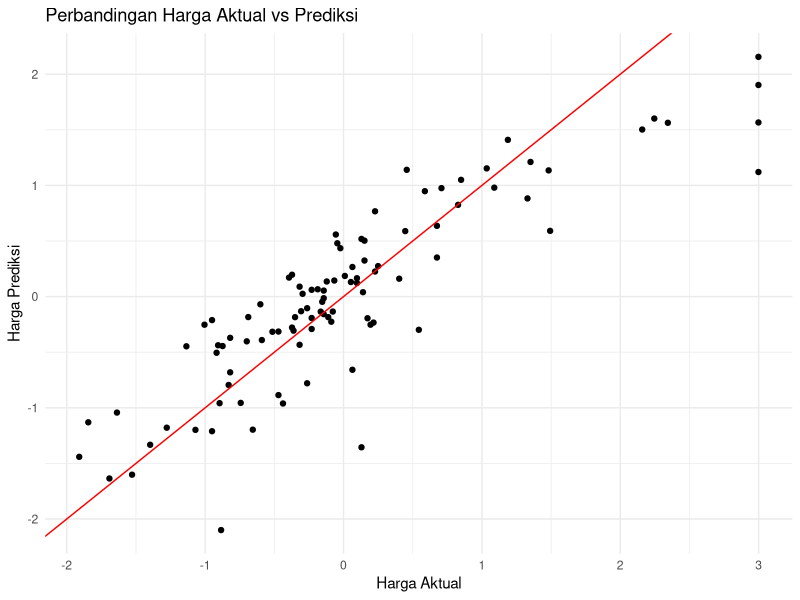

The R script that drew this image:
## ---- chunk 1
knitr::opts_chunk$set(echo = TRUE, eval=TRUE, warning=FALSE, message=FALSE, comment=NA, fig.align='center')
## ---- chunk 2
library(knitr)

tabel1 <- data.frame(
  Fitur = c("crim", "zn", "indus", "chas", "nox", "rm", "age",
            "dis", "rad", "tax", "ptratio", "black", "lstat", "medv"),
  
  Satuan = c("Rasio", "Persen", "Persen", "Biner", "ppm",
             "Jumlah kamar", "Persen", "Indeks", "Indeks", "Per 10rb USD",
             "Rasio", "Indeks", "Persen", "Ribu USD"),
  
  Deskripsi = c(
    "Tingkat kriminalitas per kapita berdasarkan kota.",
    "Persentase luas lahan yang diperuntukkan untuk hunian dengan ukuran lebih dari 25.000 sq ft.",
    "Persentase luas kawasan industri non-retail di kota.",
    "Dummy variabel: 1 jika lokasi berbatasan dengan Sungai Charles, 0 jika tidak.",
    "Konsentrasi nitrogen oksida (NOx) di udara.",
    "Rata-rata jumlah kamar per rumah.",
    "Persentase unit hunian yang dibangun sebelum 1940.",
    "Indeks jarak terukur ke lima pusat kerja utama di Boston.",
    "Indeks aksesibilitas ke radial highway (akses ke jalan raya utama).",
    "Tarif pajak properti per 10.000 USD.",
    "Rasio jumlah murid per guru di kota.",
    "Variabel transformasi rasial berdasarkan proporsi penduduk kulit hitam.",
    "Persentase penduduk berstatus sosial-ekonomi rendah.",
    "Median harga rumah yang ditempati pemilik (dalam ribuan dolar)."
  ),
  stringsAsFactors = FALSE
)

kable(tabel1, caption = "Tabel Deskripsi Fitur Dataset Boston Housing")
## ---- chunk 3
library(MASS)
library(dplyr)
library(caret)
library(ggplot2)
## ---- chunk 4
data("Boston")
df <- Boston
str(df)
head(df)
## ---- chunk 5
set.seed(123)
train_index <- createDataPartition(df$medv, p = 0.8, list = FALSE)
train_data <- df %>% slice(train_index)
test_data <- df %>% slice(-train_index)
## ---- chunk 6
preproc <- preProcess(train_data, method = c("center", "scale"))
train_scaled <- predict(preproc, train_data)
test_scaled  <- predict(preproc, test_data)
## ---- chunk 7
model <- lm(medv ~ ., data = train_scaled)
pred <- predict(model, newdata = test_scaled)
## ---- chunk 8
error <- pred - test_scaled$medv
MAE  <- mean(abs(error))
MSE  <- mean((error)^2)
RMSE <- sqrt(MSE)
R2   <- 1 - sum((error)^2) / sum((test_scaled$medv - mean(test_scaled$medv))^2)
## ---- chunk 9
round(c(MAE, MSE, RMSE, R2), 3)
## ---- chunk 10
coef_df <- data.frame(
  feature = names(coef(model)),
  coef = round(coef(model), 3),
  abs_coef = round(abs(coef(model)), 3)
)

coef_df <- coef_df[order(coef_df$abs_coef, decreasing = TRUE), ]

kable(coef_df, caption = "Tabel Urutan Pengaruh Fitur pada Dataset Boston Housing")
## ---- chunk 11
ggplot() +
  geom_point(aes(x = test_scaled$medv, y = pred)) +
  labs(x = "Harga Aktual", y = "Harga Prediksi",
       title = "Perbandingan Harga Aktual vs Prediksi") +
  geom_abline(slope = 1, intercept = 0, color = "red") +
  theme_minimal()
